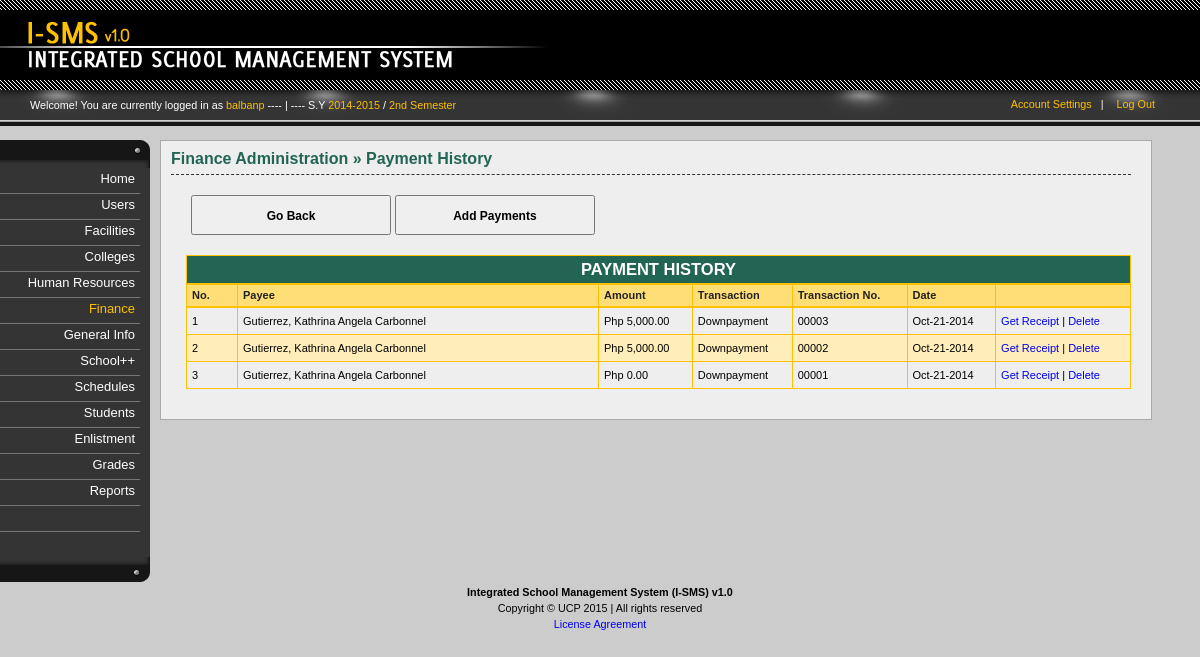
/finance-payment_history.php (signed in), run on the app's committed database.
### _system/_config/sys_config.php (called while the page is built, shortened)
<?php
		$DIR_SERVER_FOLDER = "";
		$DIR_CSS_DEFAULT = "http://" . $_SERVER['HTTP_HOST'] . $DIR_SERVER_FOLDER . "/design/default/css/";
?>

### _libs/classes/fix.inc.php (called while the page is built, shortened)
<?php
	class SchoolYear2{
		function __construct($year_id, $start, $end, $active){
			$this->start = $start;
			$this->end = $end;
		}
	}
	class Semester2{
		function __construct($semester_id, $description, $shorthand, $active){
			$this->description = $description;
		}
	}
	class FixManager{
		private $conn = null;
		function __construct($conn = null){
			if($conn !== null){
				$this->conn = $conn;
			} else {
				$this->error = "No defined connection.";
			}
		}
		function GetActiveSchoolYear(){
			$years = null;
			if($this->conn == null){
				$error = "No defined connection.";
				return null;
			} else {
				$conn = $this->conn;
				$query = "SELECT SchoolYearID, Start, End, Active FROM `sch-school_years` WHERE Active=1 ";
				$query .= "ORDER BY Start";
				$result = $conn->query($query);
				if($conn->error <> ""){
					$this->error = $conn->error;
				} else {
					$years = array();
					$ctr = 0;
					if($result->num_rows > 0){
						while($row = $result->fetch_assoc()){
							$years[$ctr] = new SchoolYear2($row['SchoolYearID'], $row['Start'], $row['End'], $row['Active']);
							$ctr++;
						}
					}
				}
			}
			return $years;
		}
		function GetActiveSemester(){
			$semesters = null;
			if($this->conn == null){
				$error = "No defined connection.";
				return null;
			} else {
				$conn = $this->conn;
				$query = "SELECT SemesterID, Description, Shorthand, Active FROM `sch-semesters` ";
				$query .= "WHERE 1=1 AND Active=1 ";
				$result = $conn->query($query);
				if($conn->error <> ""){
					$this->error = $conn->error;
				} else {
					$semesters = array();
					$ctr = 0;
					if($result->num_rows > 0){
						while($row = $result->fetch_assoc()){
							$semesters[$ctr] = new Semester2($row['SemesterID'], $row['Description'], $row['Shorthand'], $row['Active']);
							$ctr++;
						}
					}
				}
			}
			return $semesters;
		}
	}
?>

### _libs/classes/fin.inc.php (called while the page is built, shortened)
<?php
	class FinanceManager{
		public $error = array();
		private $conn = null;
		function __construct($conn = null){
			if($conn !== null){
				$this->conn = $conn;
			} else {
				$this->error = "No defined connection.";
			}
		}
		function GetPaymentsByKey($student_id=null, $date_from=null, $date_to=null){
			$payments = null;
			if($this->conn == null){
				$this->error[sizeof($this->error)] = "No defined connection.";
				return null;
			} else {
				$conn = $this->conn;
				$query = "SELECT PaymentID, p.StudentID, CONCAT(spr.LastName, ', ', spr.FirstName, ' ', spr.MiddleName) AS StudentName, p.Price, ";
				$query .= "f.Description AS FeeType, DateCreated AS DatePaid, Deleted, DateModified, TransactionNumber ";
				$query .= "FROM `fin-payments` p ";
				$query .= "LEFT JOIN `spr-personal_data` spr ON spr.StudentID=p.StudentID ";
				$query .= "LEFT JOIN `fin-fees` f ON f.FeeID=p.Fee ";
				$query .= "LEFT JOIN `fin-fee_types` ft ON ft.TypeID=f.FeeType ";
				$query .= "WHERE NOT ft.TypeID=3 AND Deleted=0 ";
				$query .= "ORDER BY DateCreated DESC ";
				$result = $conn->query($query);
				if($conn->error <> ""){
					$this->error = $conn->error;
				} else {
					$payments = array();
					if($result->num_rows > 0){
						$to_replace = array("&Ntilde;","&ntilde;", "&amp;Ntilde;", "&amp;ntilde;");
						$replace_with = array("Ñ", "ñ", "Ñ", "ñ");
						while($row = $result->fetch_assoc()){
							$student_name = str_replace($to_replace, $replace_with,$row['StudentName']);
							$payments[$row['PaymentID']] = array(
								'payment_id' => $row['PaymentID'],
								'student_id' => $row['StudentID'],
								'student_name' => $student_name,
								'price' => $row['Price'],
								'transaction' => $row['FeeType'],
								'date_paid' => $row['DatePaid'],
								'deleted' => $row['Deleted'],
								'date_modified' => $row['DateModified'],
								'transaction_no' => $row['TransactionNumber']
							);
						}
					}
				}
			}
			return $payments;
		}
	}
?>

### finance-payment_history.php (the view, shortened to what this page needs)
<?php
	require_once("_system/_config/sys_config.php");
	require_once(CLASSLIST . "user.inc.php");
	require_once(CLASSLIST . "menu.inc.php");
	require_once(CLASSLIST . "fin.inc.php");
	if(isset($_SESSION['UserInfo'])){
		$UserInfo = unserialize($_SESSION['UserInfo']);
	} else {
		header("Location: index.php?error=2");
		exit();
	}
	$ISMS = new ISMSConnection(CONNECTION_TYPE);
	$conn = $ISMS->GetConnection();
	$hnd = new FinanceManager($conn);
	$payments = $hnd->GetPaymentsByKey();
?>
<!DOCTYPE html PUBLIC "-//W3C//DTD XHTML 1.0 Transitional//EN" "http://www.w3.org/TR/xhtml1/DTD/xhtml1-transitional.dtd">
<html lang="en-US" xml:lang="en-US" xmlns="http://www.w3.org/1999/xhtml">
	<head>
<?php
	require_once("_system/_config/head_config.php");
	echo "<link rel=\"stylesheet\" href=\"" . $DIR_CSS_DEFAULT . "home.css\" />";
	echo "<link rel=\"stylesheet\" href=\"" . $DIR_CSS_DEFAULT . "verticalnav.css\" />";
	echo "<link rel=\"stylesheet\" href=\"" . $DIR_CSS_DEFAULT . "columns.css\" />";
	echo "<link rel=\"stylesheet\" href=\"" . $DIR_CSS_DEFAULT . "content.css\" />";
	echo "<link rel=\"stylesheet\" href=\"" . $DIR_CSS_DEFAULT . "actions.css\" />";
	echo "<link rel=\"stylesheet\" href=\"" . $DIR_CSS_DEFAULT . "tables.css\" />";
	echo "<link rel=\"stylesheet\" href=\"" . $DIR_CSS_DEFAULT . "tweaks.css\" />";
?>
	</head>
	<body id="finance">
		<div id="container">
			<div id="header">
				<?php require_once("_system/main/banner.inc.php"); ?>
				<?php require_once("_system/main/dashboard.inc.php"); ?>
			</div><?php  ?>
			<div id="body">
				<div class="content">
					<div class="column" id="column-first">
						<?php require_once("_system/main/mainmenu.inc.php"); ?>
					</div>
					<div class="column" id="column-second">
						<div class="inner">
							<h1>
								<span class="Highlight">Finance Administration &raquo; Payment History</span>
							</h1>
							<div id="actions">
								<p class="action">
									<input type="button" value="Go Back" onclick="window.location='finance.php'" />
									<input type="button" value="Add Payments" onclick="window.location='finance-student_payments-search.php'" />
								</p>
							</div>
							<div class="table">
								<table class="positions" cellspacing="0" title="">
									<thead>
										<th colspan="7" class="year_level">
											PAYMENT HISTORY
										</th>
									</thead>
									<thead>
										<th id="Count">No.</th>
										<th id="Position">Payee</th>
										<th id="">Amount</th>
										<th id="">Transaction</th><?php  ?>
										<th id="Date">Transaction No.</th>
										<th id="">Date</th>
										<th id="Actions"></th>
									</thead>
									<?php
										$ctr = 0;
										foreach($payments as $item){
												$ctr++;
												if($ctr % 2 == 0){
													echo "<tr class=\"even\">";
												} else {
													echo "<tr class=\"odd\">";
												}
													echo "<td>{$ctr}</td>";
													echo "<td>{$item['student_name']}</td>";
													echo "<td>Php " . number_format($item['price'], 2, ".", ",") . "</td>";
													echo "<td>{$item['transaction']}</td>";
													echo "<td>" . str_pad($item['transaction_no'],5,"0", STR_PAD_LEFT) . "</td>";
													echo "<td>" . date("M-d-Y", strtotime($item['date_paid'])) . "</td>";
													echo "<td class=\"Actions\">";
													echo "<a target=\"_blank\" href=\"finance-payment_history-get_receipt.php?id={$item['transaction_no']}&sid={$item['student_id']}&tid=7\">Get Receipt</a> | ";
													echo "<a onclick=\"return confirm('Continue deleting this payment? Click OK to continue.');\" href=\"finance-payment_history-process.php?id={$item['payment_id']}&action=del\">Delete</a>";
													echo "</td>";
												echo "</tr>";
										}
									?>
								</table>
							</div>
						</div>
					</div>
				</div>
			</div><?php  ?>
			<div id="footer">
				<?php require_once("_system/main/footer.inc.php"); ?>
			</div><?php  ?>
		</div>
	</body>
</html>

### _system/main/dashboard.inc.php (shortened to what this page needs)
<div id="dashboard">
	<div class="inner">
		<p class="greetings">Welcome! You are currently logged in as
			<span class="highlight">
				<?php echo $UserInfo->username; ?>
			</span>
			<?php
				require_once(CLASSLIST . 'fix.inc.php');
				$ISMS2 = new ISMSConnection(CONNECTION_TYPE);
				$conn2 = $ISMS2->GetConnection();
				$dash = new FixManager($conn2);
				$tmp_sy = $dash->GetActiveSchoolYear();
				$tmp_sem = $dash->GetActiveSemester();
				$curr_sy = $tmp_sy[0]->start . "-" . $tmp_sy[0]->end;
				$curr_sem = $tmp_sem[0]->description;
				if(isset($curr_sy)){
					echo " ---- | ---- S.Y <span class=\"highlight\">" . $curr_sy;
					echo "</span> / <span class=\"highlight\">" . $curr_sem . "</span>";
				}
			?>
		</p>
		<div class="options">
			<ul>
				<li><a href="account-settings.php">Account Settings</a>&nbsp;&nbsp;&nbsp;|</li>
				<li><a href="logout.php">Log Out</a></li>
			</ul>
		</div>
	</div>
</div>

### design/default/css/general.css (style rules this page uses)
html { font: 67.5% Arial, Tahoma, Verdana, "Times New Roman"; }
body { font-size: 100%; background-color: #f0efef; background-color: #ccc; background-image: url(../images/logo.png); padding-bottom: 20px; }
#header { height: 90px; background-color: #000; }
p { line-height: 1.5em; }
p.action input { width: 200px; height: 40px; font-weight: bold; font-family: Arial!important; }
p.action { font-size: 14px!important; }

### design/default/css/home.css (style rules this page uses)
#header { margin-bottom: 50px; }
#dashboard .inner { display: block; height: 24px; padding: 7px 0px 5px 30px; background-image: url("../images/dashboard.png"); background-color: #000; position:relative; }
#dashboard .options { position: absolute;right: 35px;top: 9px; width: 200px; text-align: right; }
#dashboard .options a { color: #ffc000; text-decoration: none }
#dashboard .options ul li { display: inline; margin-right: 10px; color: #fff; }
#dashboard .greetings { margin-top: 0px; color: #fff; }
#dashboard .inner .greetings .highlight { color: #ffc000; }

### design/default/css/columns.css (style rules this page uses)
.content div.column { float: left; }
#column-first { width: 160px; }
#column-second { width: 80%; background-color: #eee; border: 1px solid #aaa; padding: 10px 20px 30px 10px; color: 333; overflow: hidden; }

### design/default/css/content.css (style rules this page uses)
div#body { padding-bottom: 20px; }
div#column-second h1 { font-size: 16px; padding: 10px 30px 7px 0px; border-bottom: 1px dashed #333; margin-top: 10px; }
div#column-second h1:first-child { font-size: 16px; padding: 0px 30px 7px 0px; border-bottom: 1px dashed #333; margin-top: 0px; border-top: 0; }
div#column-second h1 span.Highlight { color: #226555; font-weight: bold; }
div#column-second p { margin: 10px 20px 0px 15px; font-size: 12px; }
div#actions p { font-size: 11px; }
div#actions input { font-size: 12px; font-family: "Century Gothic", Arial, Tahoma, Verdana, "Times New Roman" }

### design/default/css/actions.css (style rules this page uses)
div#actions { margin: 5px 0px 0px 0px; padding: 5px 5px 10px 5px; }
p.action input { padding: 3px 10px 2px 10px; }

### design/default/css/tables.css (style rules this page uses)
div.table { margin-left: 15px; margin-top: 10px; font-size: 11px; }
div.table table { border: 1px solid #ffc000; }
div.table table thead th { background-color: #ffdd77; border-bottom: 2px solid #ffc000; color: #222; font-weight: bold; }
div.table table thead th, div.table table td { padding: 5px 5px 5px 5px; text-align:left; }
div.table table th,div.table table td { border-right: 1px solid #ffc000; border-bottom: 1px solid #ffc000; }
div.table table td { cursor: pointer; line-height: 16px; }
div.table table.positions { width: 100%; }
div.table td.Actions a { text-decoration: none; }
div.table td { vertical-align: middle; }
div.table th.year_level { vertical-align: middle; background-color: #226555; color: #fff; font-size: 1.5em; text-align: center; }
div.table th { vertical-align: middle; }
table.positions th#Count { width: 40px; }
table.positions th#Position { width: 350px; }
tr.even { background-color: #ffeeb9; }

### data on the page
sch-school_years: curr_sy "2014-2015"
sch-semesters: Description "2nd Semester"
fin-payments: student_name "Gutierrez, Kathrina Angela Carbonnel", Price "5,000.00", Fee.Description "Downpayment", transaction_no "00003", DateCreated "Oct-21-2014"
fin-payments: student_name "Gutierrez, Kathrina Angela Carbonnel", Price "5,000.00", Fee.Description "Downpayment", transaction_no "00002", DateCreated "Oct-21-2014"
fin-payments: student_name "Gutierrez, Kathrina Angela Carbonnel", Price "0.00", Fee.Description "Downpayment", transaction_no "00001", DateCreated "Oct-21-2014"

### other printed values
$UserInfo->username "balbanp"
$MenuItem->display "Home"
$MenuItem->display "Users"
$MenuItem->display "Facilities"
$MenuItem->display "Colleges"
$MenuItem->display "Human Resources"
$MenuItem->display "Finance"
$MenuItem->display "General Info"
$MenuItem->display "School++"
$MenuItem->display "Schedules"
$MenuItem->display "Students"
$MenuItem->display "Enlistment"
$MenuItem->display "Grades"
$MenuItem->display "Reports"
